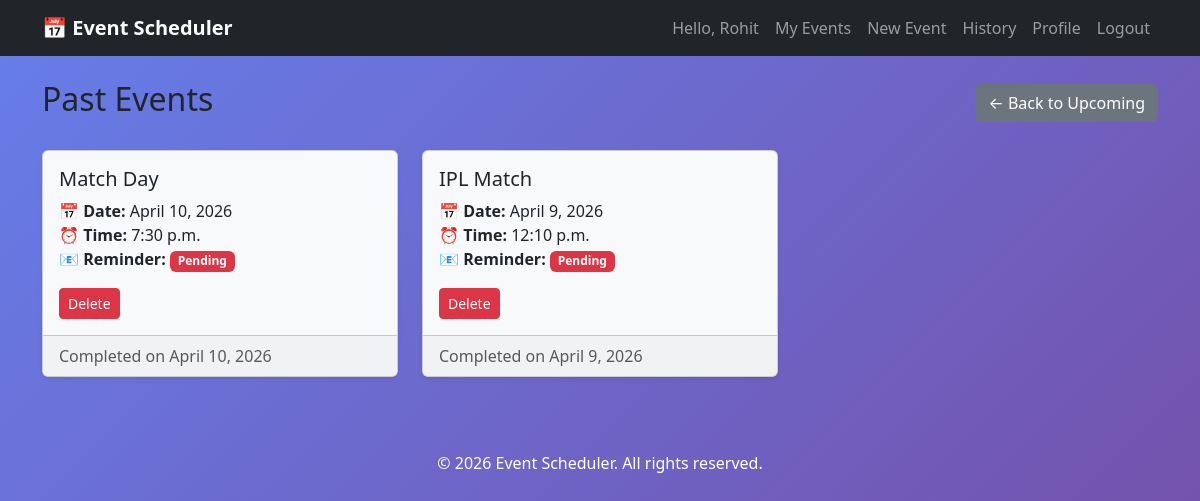
/history/ (signed in), run on the app's committed database.
### events/models.py (models this page shows, shortened)
class Event(models.Model):
    name = models.CharField(max_length=200)
    date = models.DateField()
    time = models.TimeField()
    description = models.TextField(blank=True)
    created_at = models.DateTimeField(auto_now_add=True)
    updated_at = models.DateTimeField(auto_now=True)
    user = models.ForeignKey(User, on_delete=models.CASCADE)
    category = models.ForeignKey(Category, on_delete=models.SET_NULL, null=True, blank=True)
    reminder_sent = models.BooleanField(default=False)   # to avoid duplicate reminders
    reminder_status = models.CharField(
        max_length=20,
        choices=[('pending', 'Pending'), ('sent', 'Sent'), ('failed', 'Failed')],
        default='pending'
    )
    reminder_sent_at = models.DateTimeField(null=True, blank=True)
    @property
    def start_datetime(self):
        return datetime.combine(self.date, self.time)

### events/views.py (the view)
# urls.py: path('history/', views.event_history, name='event-history'),
@login_required
def event_history(request):
    now = timezone.now()
    events = Event.objects.filter(user=request.user)
    past_events = []
    for event in events:
        event_dt = timezone.make_aware(event.start_datetime)
        if event_dt < now:
            past_events.append(event)
    return render(request, 'events/history.html', {'events': past_events})

### events/templates/events/history.html (shortened to what this page needs)
{% extends 'base.html' %}
{% block content %}
<div class="d-flex justify-content-between align-items-center mb-4">
    <h2>Past Events</h2>
    <a href="{% url 'event-list' %}" class="btn btn-secondary">← Back to Upcoming</a>
</div>
{% if events %}
    <div class="row">
        {% for event in events %}
            <div class="col-md-6 col-lg-4 mb-4">
                <div class="card h-100 shadow-sm bg-light">
                    <div class="card-body">
                        <h5 class="card-title">{{ event.name }}</h5>
                        <p class="card-text">
                            <strong>📅 Date:</strong> {{ event.date }}<br>
                            <strong>⏰ Time:</strong> {{ event.time }}<br>
                            <strong>📧 Reminder:</strong>
                            <span class="badge {% if event.reminder_status == 'sent' %}bg-success{% else %}bg-danger{% endif %}">
                                {{ event.reminder_status|title }}
                            </span>
                        </p>
                        <form method="post" action="{% url 'event-delete' event.pk %}" onsubmit="return confirm('Delete this event permanently?');">
                            <button type="submit" class="btn btn-sm btn-danger">Delete</button>
                        </form>
                    </div>
                    <div class="card-footer text-muted">
                        Completed on {{ event.date }}
                    </div>
                </div>
            </div>
        {% endfor %}
    </div>
{% else %}
    <div class="alert alert-info">No past events.</div>
{% endif %}
{% endblock %}

### templates/base.html (shortened to what this page needs)
<!DOCTYPE html>
<html lang="en">
<head>
    <link href="https://cdn.jsdelivr.net/npm/bootstrap@5.3.0-alpha1/dist/css/bootstrap.min.css" rel="stylesheet">
</head>
<body>
    <nav class="navbar navbar-expand-lg navbar-dark bg-dark">
        <div class="container">
            <a class="navbar-brand" href="{% url 'event-list' %}">📅 Event Scheduler</a>
            <div class="collapse navbar-collapse" id="navbarNav">
                <ul class="navbar-nav ms-auto">
                    {% if user.is_authenticated %}
                        <li class="nav-item">
                            <span class="nav-link">Hello, {{ user.username }}</span>
                        </li>
                        <li class="nav-item">
                            <a class="nav-link" href="{% url 'event-list' %}">My Events</a>
                        </li>
                        <li class="nav-item">
                            <a class="nav-link" href="{% url 'event-create' %}">New Event</a>
                        </li>
                        <li class="nav-item">
                            <a class="nav-link" href="{% url 'event-history' %}">History</a>
                        </li>
                        <li class="nav-item">
                        <a class="nav-link" href="{% url 'profile' %}">Profile</a>
                        </li>
                        <li class="nav-item">
                            <form method="post" action="{% url 'logout' %}" class="d-inline">
                                <button type="submit" class="btn btn-link nav-link" style="display: inline; cursor: pointer;">Logout</button>
                            </form>
                        </li>
                    {% endif %}
                </ul>
            </div>
        </div>
    </nav>
    <div class="container mt-4">
        {% block content %}
        {% endblock %}
    </div>
    <footer>
        <p>&copy; 2026 Event Scheduler. All rights reserved.</p>
    </footer>
</body>
</html>

### templates/base.html (style rules this page uses)
body { background: linear-gradient(135deg, #667eea 0%, #764ba2 100%); min-height: 100vh; }
.navbar-brand { font-weight: bold; }
footer { margin-top: 50px; text-align: center; color: white; }

### data on the page
Event: name "Match Day", date "April 10, 2026", time "7:30 p.m.", reminder_status "Pending"
Event: name "IPL Match", date "April 9, 2026", time "12:10 p.m.", reminder_status "Pending"

### other printed values
{{ user.username }} "Rohit"
